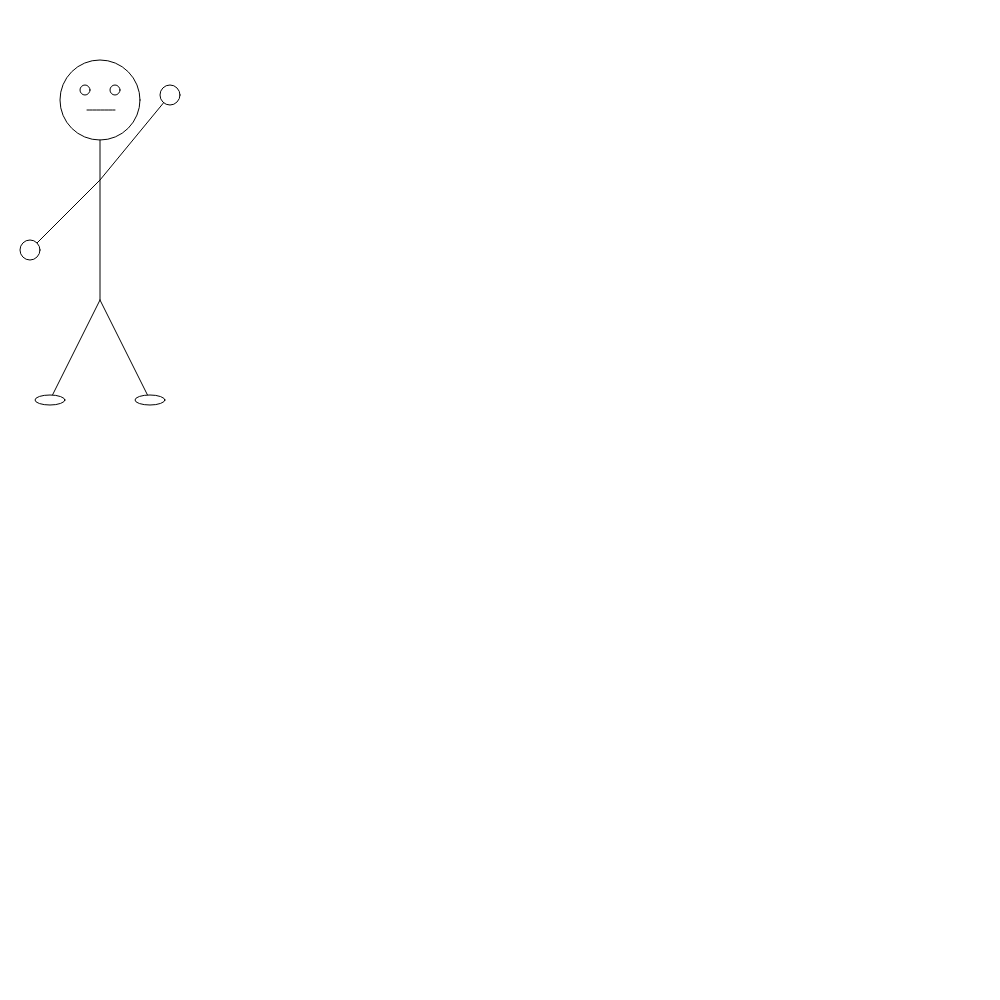
Frame 1 (no input)
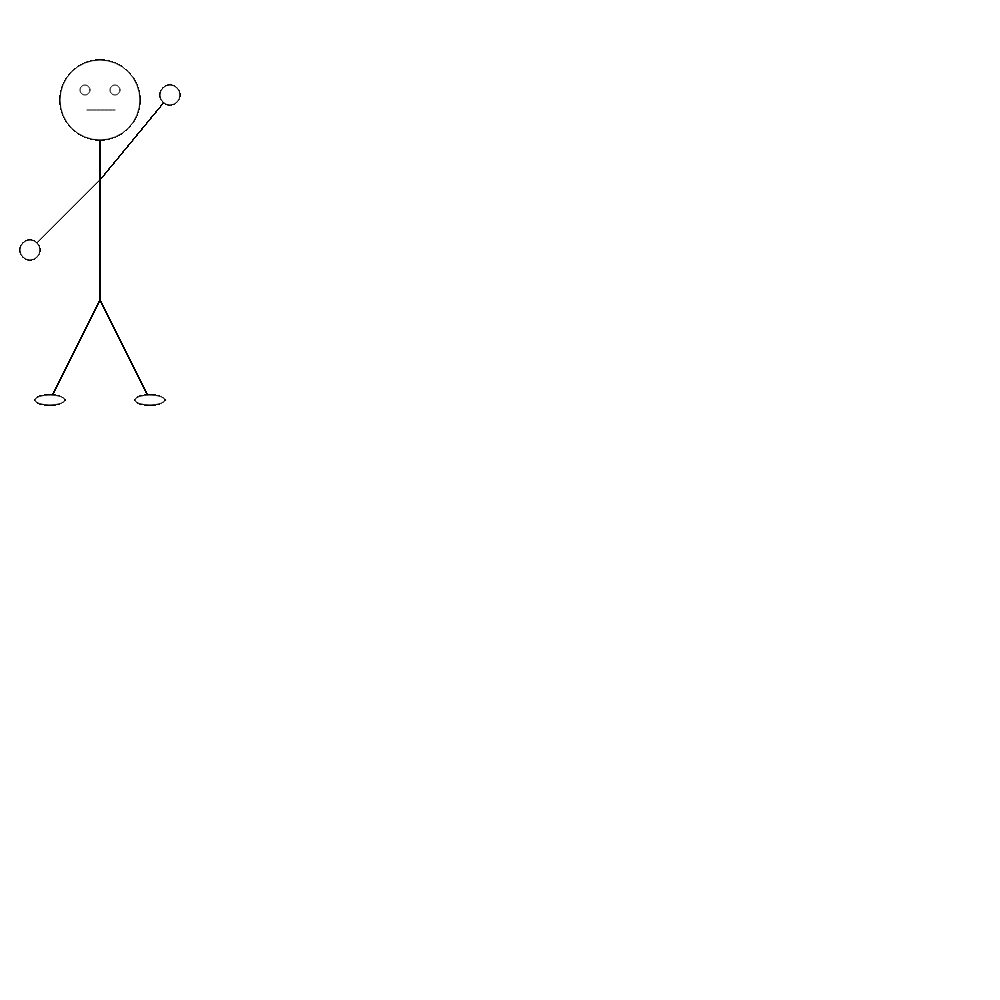
Frame 60 (no input)
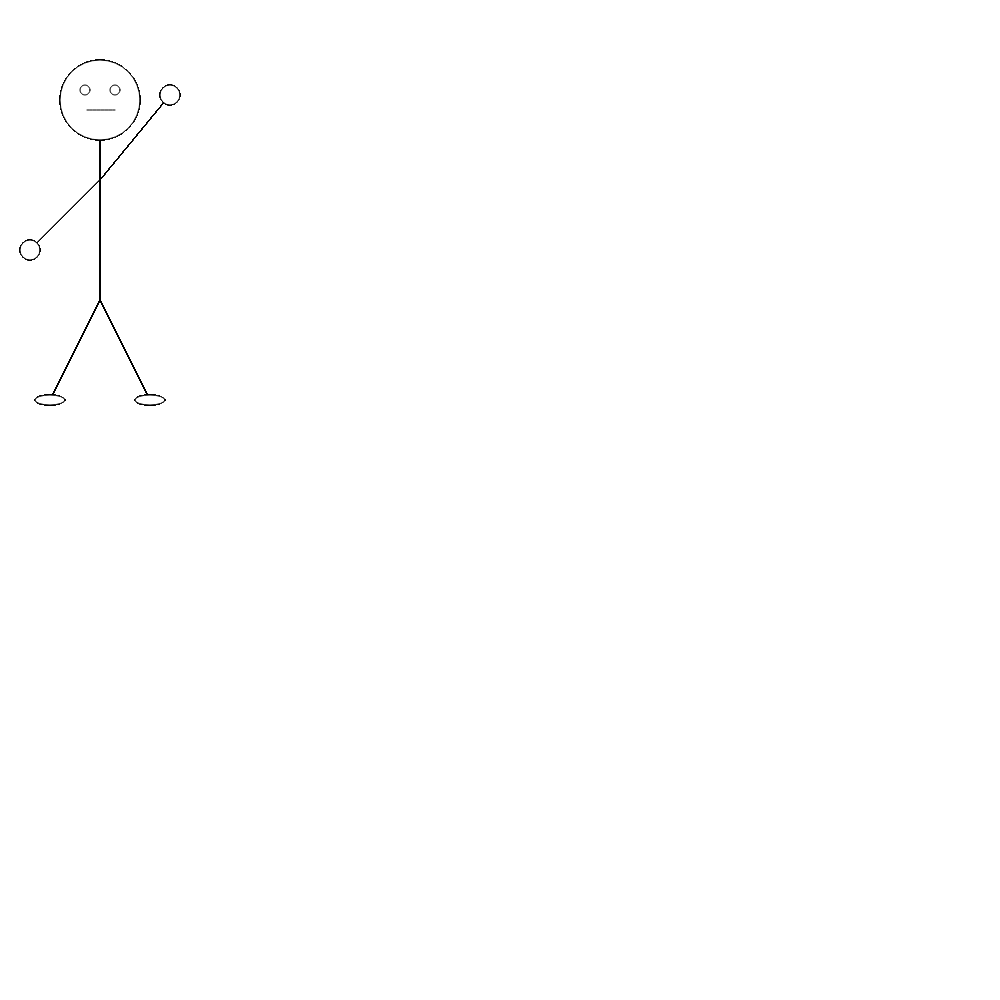
Frame 120 (the mouse pressed at the canvas centre since frame 60)

The p5.js sketch that drew these frames (run headless with seeded random() and noise() and a simulated clock; from frame 60 on, the mouse is pressed at the canvas centre):

// p5.js sketch
// ── sketch.js
 	function setup() {
 	createCanvas(1000, 1000);

}

function draw() {
  //head
  ellipse(100, 100, 80, 80);
  	//eyes
  	ellipse(85, 90, 10, 10);
  	ellipse(115, 90, 10, 10);
  	//mouth
  	curve(85, 110, 87, 110, 115, 110, 125, 110);
  //body
  line(100, 140, 100, 300);
  //legs
  line(100, 300, 150, 400);
  line(100, 300, 50, 400);
  //arms
  line(100, 180, 30, 250);
  line(100, 180, 170, 95);
  //hands
  ellipse(170, 95, 20, 20);
  ellipse(30, 250, 20, 20);
  //feet
  ellipse(150, 400, 30, 10);
  ellipse(50, 400, 30, 10);
}
